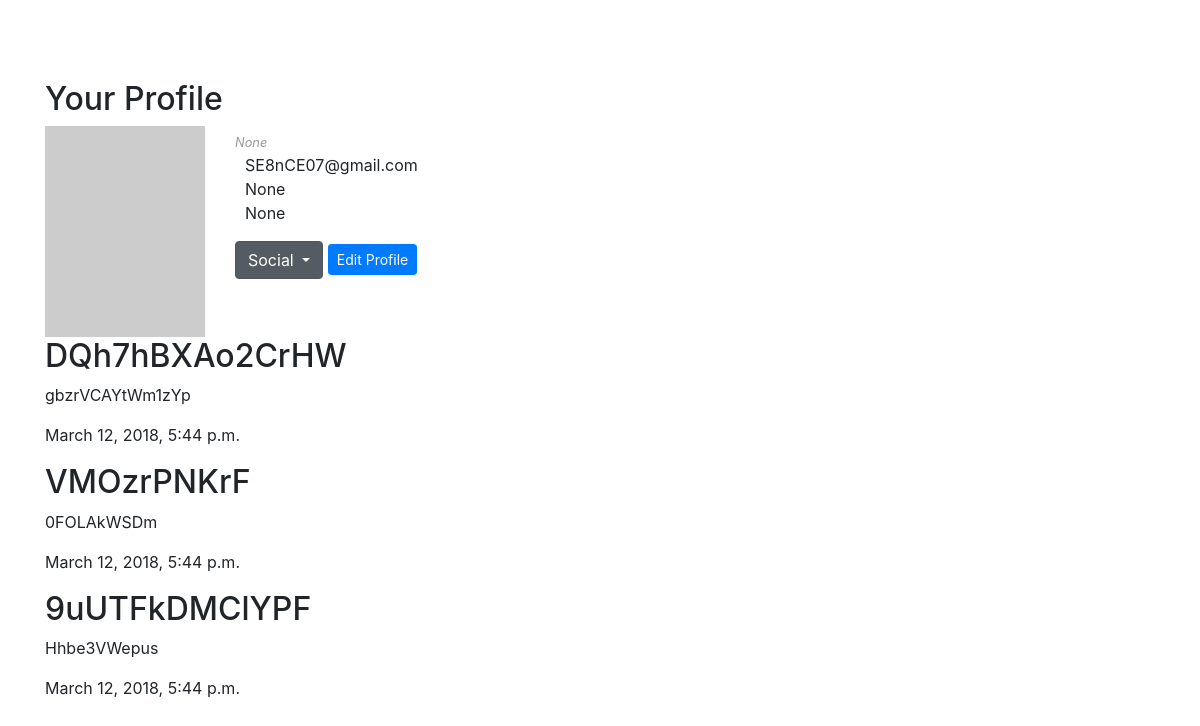
The app's page /users/profile/ (signed in) with its own data.
### users/models.py (models this page shows, shortened)
class Profile(models.Model):
    user        = models.OneToOneField(User, on_delete=models.CASCADE)
    bio         = models.TextField(max_length=500, blank=True, null=True)
    location    = models.CharField(max_length=30, blank=True, null=True)
    birth_date  = models.DateField(null=True, blank=True)
    avatar      = models.ImageField(default="media/default-avatar.png", blank=True, null=True)

### posts/models.py (models this page shows, shortened)
class Post(models.Model):
    user        = models.ForeignKey(User, on_delete=models.CASCADE, default=None)
    title       = models.CharField(max_length=50)
    slug        = models.SlugField()
    content     = models.TextField()
    img         = models.ImageField(blank=True)
    pub_date    = models.DateTimeField(auto_now_add=True)
    users_like  = models.ManyToManyField(User, blank=True, related_name='post_liked')

### users/views.py (the view)
# urls.py: path('profile/', views.profile_view, name="profile"),
@login_required(login_url="users:login")
def profile_view(request):
    user    = request.user
    posts   = Post.objects.filter(user=user)
    return render(request, 'users/profile.html', {
        'user':user,
        'posts':posts })

### users/templates/users/profile.html (shortened to what this page needs)
{% extends 'base_layout.html' %}
{% block content %}
  <div class="container">
    <h2>Your Profile</h2>
    <div class="row">
      <div class="col-xs-12 col-sm-6 col-md-6">
        <div class="well well-sm">
          <div class="row">
            <div class="col-sm-6 col-md-4">
            <img src="http://placehold.it/380x500" alt="" class="img-rounded img-responsive" />
            </div>
            <div class="col-sm-6 col-md-8">
              <small><cite title="from">{{user.profile.location}}</cite></small>
              <p>
              {{user.email}}
              <br />
              {{user.profile.bio}}
              <br />
              {{user.profile.birth_date}}
              </p>
              <div class="dropdown show">
                <button class="btn btn-secondary dropdown-toggle" type="button" id="dropdownMenuButton" data-toggle="dropdown" aria-haspopup="true" aria-expanded="false">
                    Social
                </button>
                <a class="btn btn-primary btn-sm" href="{% url 'users:profile-edit' %}" role="button">Edit Profile</a>
              </div>
            </div>
          </div>
        </div>
      </div>
    </div>
    <div class="posts">
      {% for post in posts %}
      <div class="post">
        <h2>{{ post.title }}</h2>
        <p>{{ post.content }}</p>
        <p>{{ post.pub_date }}</p>
      </div>
      {% endfor %}
    </div>
  </div>
{% endblock %}

### assets/styles.css (style rules this page uses)
:root { --primary: #343F4b; --light: #FFFFFF; }
html { box-sizing: border-box; font-family: Arial, Helvetica, sans-serif; color: var(--light); }
body { background: var(--primary); line-height: 1.4rem; }
img { max-width: 100%; }
.container { margin-top: 80px; margin-bottom: 20px; }
small { display: block; line-height: 1.428571429; color: #999; }

### records on screen
Post: title "DQh7hBXAo2CrHW", content "gbzrVCAYtWm1zYp", pub_date "March 12, 2018, 5:44 p.m."
Post: title "VMOzrPNKrF", content "0FOLAkWSDm", pub_date "March 12, 2018, 5:44 p.m."
Post: title "9uUTFkDMClYPF", content "Hhbe3VWepus", pub_date "March 12, 2018, 5:44 p.m."

### other values on screen
{{ user.profile.location }} "None"
{{ user.email }} "SE8nCE07@gmail.com"
{{ user.profile.bio }} "None"
{{ user.profile.birth_date }} "None"
